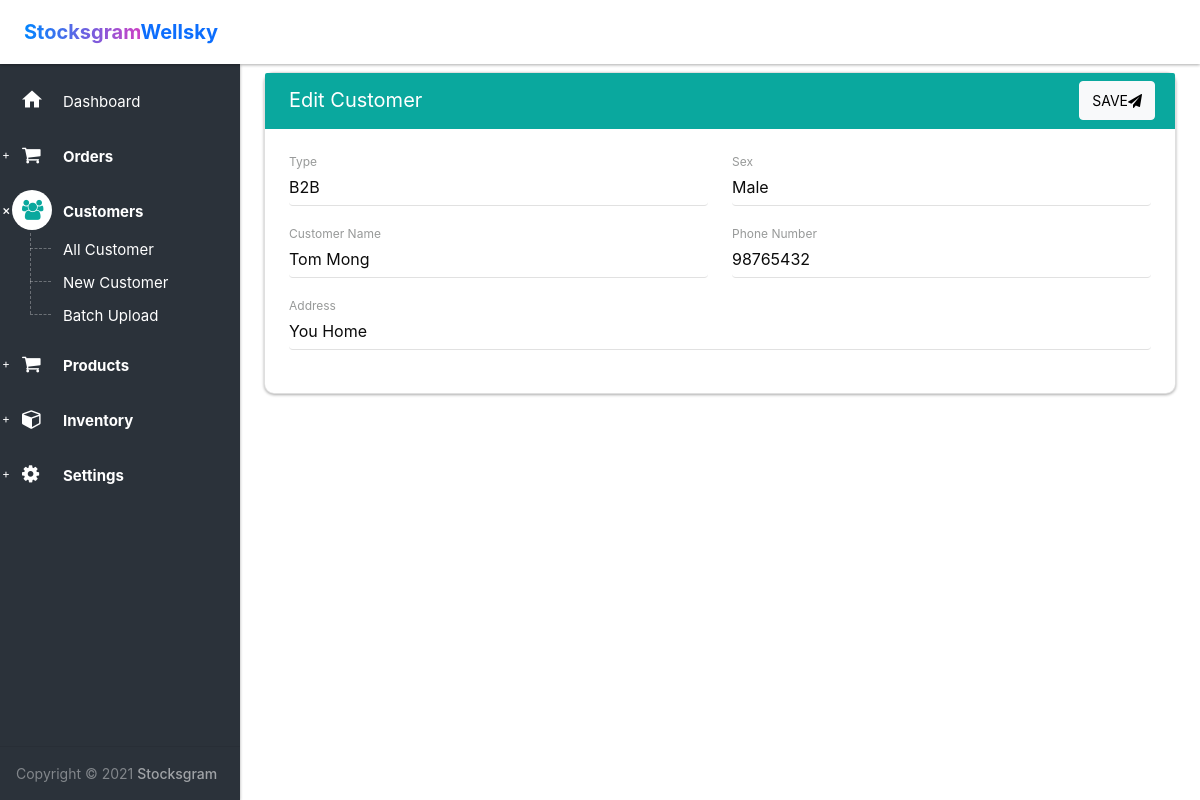
/customer/edit/19/ (signed in), run on the app's committed database.
### customers/models.py (models this page shows, shortened)
class Customer(models.Model):
    TYPE = [('B2B', 'B2B'), ('B2C', 'B2C')]
    SEX = [('M', 'Male'), ('F', 'Female'), ('NA', 'NA')]
    customer_id = models.CharField(
        max_length=16, default=f"CUS-{shortuuid.uuid()[:12]}")
    type = models.CharField(max_length=3, choices=TYPE, default='B2C')
    sex = models.CharField(max_length=6, choices=SEX, default='NA')
    name = models.CharField(max_length=64)
    phone = models.CharField(max_length=20, blank=True, null=True)
    email = models.EmailField(blank=True, null=True)
    address = models.CharField(max_length=128, blank=True, null=True)
    join_date = models.DateField(auto_now_add=True)

### customers/views.py (the view)
# urls.py: url('edit/(?P<customer_id>\d+)/$', views.edit, name='customer_edit'),
@login_required
def edit(request, customer_id):
    customer = Customer.objects.get(id=customer_id)
    if request.POST:
        form = CustomerForm(request.POST, instance=customer)
        if form.is_valid():
            if form.save():
                return redirect('/customers', messages.success(request, 'Customer was successfully updated.', 'bg-success'))
            else:
                return redirect('/customers', messages.error(request, 'Data is not saved', 'bg-danger'))
        else:
            return redirect('/customers', messages.error(request, 'Form is not valid', 'bg-danger'))
    else:
        form = CustomerForm(instance=customer)
        return render(request, 'customers/edit.html', {'form':form})

### customers/forms.py
class CustomerForm(ModelForm):
    class Meta:
        model = Customer
        fields = ['type','name','sex','phone','email','address']

### templates/customers/edit.html (shortened to what this page needs)
{% extends 'layout.html' %} {% load widget_tweaks %}
{% block body %}
<section>
  <div class="section-body">
    <div class="row">
      <form class="form" role="form" action="" method="post">
        <div class="col-lg-12 mt-md-5">
          <div class="card">
            <div class="card-head style-primary">
              <header>Edit Customer</header>
              <div class="tools">
                <div class="btn-group">
                  <button class="btn btn-light" type="submit">
                    Save<i class="fa fa-paper-plane" aria-hidden="true"></i>
                  </button>
                </div>
              </div>
            </div>
            <div class="card-body">
              <div class="row">
                <div class="col-sm-6">
                  <div class="form-group floating-label">
                    {{ form.type | add_class:'form-control' }}
                    <label for="regular2">Type</label>
                  </div>
                  <div class="form-group floating-label">
                    {{ form.name | add_class:'form-control' }}
                    <label for="regular2">Customer Name</label>
                  </div>
                </div>
                <div class="col-sm-6">
                  <div class="form-group floating-label">
                    {{ form.sex | add_class:'form-control' }}
                    <label for="regular2">Sex</label>
                  </div>
                  <div class="form-group floating-label">
                    {{ form.phone | add_class:'form-control' }}
                    <label for="regular2">Phone Number</label>
                  </div>
                </div>
              </div>
              <div class="col-md-12">
                <div class="form-group floating-label">
                  {{ form.address | add_class:'form-control' | attr:'rows:3'}}
                  <label for="textarea2">Address</label>
                </div>
              </div>
            </div>
          </div>
        </div>
      </form>
    </div>
  </div>
</section>
{% endblock %}

### static/css/style.css (style rules this page uses)
body { font-family: AvenirNextLTW02-Medium, -apple-system, BlinkMacSystemFont, Segoe UI, Roboto, Helvetica Neue, Arial, sans-serif, Apple Color Emoji, Segoe UI Emoji, Segoe UI Symbol; }
html,body { margin: 0; padding: 0; height: 100%; }

### data on the page
Customer: type "B2B", name "Tom Mong", sex "Male", phone "98765432", address "You Home"
